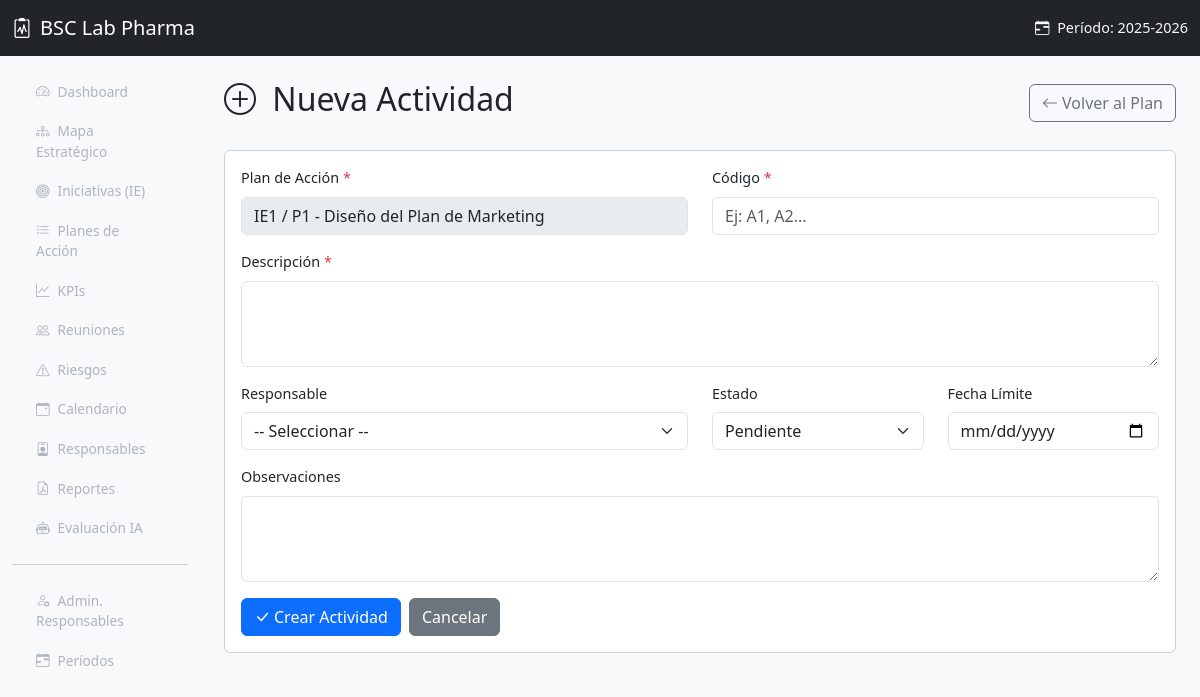
Screenshot of /index.php?page=actividades&action=crear&plan_id=1 with the database file from the repository.
### tables this page shows
CREATE TABLE periodos_estrategicos (
    id INT AUTO_INCREMENT PRIMARY KEY,
    nombre VARCHAR(100) NOT NULL,
    fecha_inicio DATE NOT NULL,
    fecha_fin DATE NOT NULL,
    activo TINYINT(1) DEFAULT 0,
    created_at TIMESTAMP DEFAULT CURRENT_TIMESTAMP
);

CREATE TABLE iniciativas_estrategicas (
    id INT AUTO_INCREMENT PRIMARY KEY,
    perspectiva_id INT NOT NULL,
    periodo_id INT DEFAULT NULL,
    codigo VARCHAR(10) NOT NULL,
    nombre VARCHAR(200) NOT NULL,
    descripcion TEXT,
    orden INT NOT NULL DEFAULT 0,
    FOREIGN KEY (perspectiva_id) REFERENCES perspectivas(id) ON DELETE CASCADE,
    FOREIGN KEY (periodo_id) REFERENCES periodos_estrategicos(id) ON DELETE SET NULL
);

CREATE TABLE planes_accion (
    id INT AUTO_INCREMENT PRIMARY KEY,
    iniciativa_id INT NOT NULL,
    periodo_id INT DEFAULT NULL,
    codigo VARCHAR(10) NOT NULL,
    nombre VARCHAR(200) NOT NULL,
    owner VARCHAR(100) DEFAULT NULL,
    fecha_inicio DATE DEFAULT NULL,
    fecha_fin DATE DEFAULT NULL,
    avance INT DEFAULT 0,
    prioridad INT DEFAULT 1,
    peso DECIMAL(5,2) DEFAULT 0,
    estado ENUM('pendiente','en_progreso','completado','cancelado') DEFAULT 'pendiente',
    created_at TIMESTAMP DEFAULT CURRENT_TIMESTAMP,
    FOREIGN KEY (iniciativa_id) REFERENCES iniciativas_estrategicas(id) ON DELETE CASCADE,
    FOREIGN KEY (periodo_id) REFERENCES periodos_estrategicos(id) ON DELETE SET NULL
);

### includes/functions.php (called while the page is built, shortened)
<?php
function sanitize($input) {
    return htmlspecialchars(trim($input), ENT_QUOTES, 'UTF-8');
}
function activeNav($page, $current) {
    return ($page === $current) ? 'active' : '';
}
function getPeriodoActivo($pdo) {
    $stmt = $pdo->query("SELECT * FROM periodos_estrategicos WHERE activo = 1 LIMIT 1");
    return $stmt->fetch();
}

### views/actividades/form.php (the view, shortened to what this page needs)
<?php
$actividad = null;
$esEdicion = ($actividad !== null);
$planAccionId = $esEdicion ? $actividad['plan_accion_id'] : (isset($_GET['plan_id']) ? (int)$_GET['plan_id'] : null);
require_once __DIR__ . '/../../models/Responsable.php';
$stmtPlanes = $pdo->query("
    SELECT pa.id, pa.codigo, pa.nombre, ie.codigo AS ie_codigo
    FROM planes_accion pa
    JOIN iniciativas_estrategicas ie ON ie.id = pa.iniciativa_id
    ORDER BY ie.codigo, pa.prioridad
");
$planes = $stmtPlanes->fetchAll();
require_once __DIR__ . '/../layout/header.php';
?>
<div class="d-flex justify-content-between align-items-center mb-4">
    <h2>
        <i class="bi bi-<?= $esEdicion ? 'pencil-square' : 'plus-circle' ?> me-2"></i>
        <?= $esEdicion ? 'Editar Actividad' : 'Nueva Actividad' ?>
    </h2>
    <?php if ($planAccionId): ?>
        <a href="<?= BASE_URL ?>index.php?page=planes&action=detalle&id=<?= $planAccionId ?>" class="btn btn-outline-secondary">
            <i class="bi bi-arrow-left me-1"></i>Volver al Plan
        </a>
    <?php else: ?>
        <a href="<?= BASE_URL ?>index.php?page=planes" class="btn btn-outline-secondary">
            <i class="bi bi-arrow-left me-1"></i>Volver
        </a>
    <?php endif; ?>
</div>
<div class="card">
    <div class="card-body">
        <form method="POST" action="<?= BASE_URL ?>index.php?page=actividades&action=guardar">
            <div class="row mb-3">
                <div class="col-md-6">
                    <label for="plan_accion_id" class="form-label">Plan de Acción <span class="text-danger">*</span></label>
                    <?php if ($planAccionId): ?>
                        <?php
                        $planNombre = '';
                        foreach ($planes as $p) {
                            if ($p['id'] == $planAccionId) {
                                $planNombre = $p['ie_codigo'] . ' / ' . $p['codigo'] . ' - ' . $p['nombre'];
                                break;
                            }
                        }
                        ?>
                        <input type="text" class="form-control" value="<?= sanitize($planNombre) ?>" disabled>
                    <?php endif; ?>
                </div>
                <div class="col-md-6">
                    <label for="codigo" class="form-label">Código <span class="text-danger">*</span></label>
                    <input type="text" class="form-control" id="codigo" name="codigo"
                           value="<?= $esEdicion ? sanitize($actividad['codigo']) : '' ?>" required
                           placeholder="Ej: A1, A2...">
                </div>
            </div>
            <div class="mb-3">
                <label for="descripcion" class="form-label">Descripción <span class="text-danger">*</span></label>
                <textarea class="form-control" id="descripcion" name="descripcion" rows="3" required><?= $esEdicion ? sanitize($actividad['descripcion']) : '' ?></textarea>
            </div>
            <div class="row mb-3">
                <div class="col-md-6">
                    <label for="responsable" class="form-label">Responsable</label>
                    <select class="form-select" id="responsable" name="responsable">
                        <option value="">-- Seleccionar --</option>
                    </select>
                </div>
                <div class="col-md-3">
                    <label for="estado" class="form-label">Estado</label>
                    <select class="form-select" id="estado" name="estado">
                        <?php
                        $estados = ['pendiente' => 'Pendiente', 'en_progreso' => 'En progreso', 'completado' => 'Completado', 'cancelado' => 'Cancelado'];
                        foreach ($estados as $val => $label):
                        ?>
                            <option value="<?= $val ?>"
                                <?= ($esEdicion && $actividad['estado'] === $val) ? 'selected' : '' ?>>
                                <?= $label ?>
                            </option>
                        <?php endforeach; ?>
                    </select>
                </div>
                <div class="col-md-3">
                    <label for="fecha_limite" class="form-label">Fecha Límite</label>
                    <input type="date" class="form-control" id="fecha_limite" name="fecha_limite"
                           value="<?= $esEdicion ? sanitize($actividad['fecha_limite'] ?? '') : '' ?>">
                </div>
            </div>
            <div class="mb-3">
                <label for="observaciones" class="form-label">Observaciones</label>
                <textarea class="form-control" id="observaciones" name="observaciones" rows="3"><?= $esEdicion ? sanitize($actividad['observaciones'] ?? '') : '' ?></textarea>
            </div>
            <div class="d-flex gap-2">
                <button type="submit" class="btn btn-primary">
                    <i class="bi bi-check-lg me-1"></i><?= $esEdicion ? 'Actualizar' : 'Crear' ?> Actividad
                </button>
                <?php if ($planAccionId): ?>
                    <a href="<?= BASE_URL ?>index.php?page=planes&action=detalle&id=<?= $planAccionId ?>" class="btn btn-secondary">Cancelar</a>
                <?php else: ?>
                    <a href="<?= BASE_URL ?>index.php?page=planes" class="btn btn-secondary">Cancelar</a>
                <?php endif; ?>
            </div>
        </form>
    </div>
</div>
<?php require_once __DIR__ . '/../layout/footer.php'; ?>

### views/layout/header.php (shortened to what this page needs)
<!DOCTYPE html>
<html lang="es">
<head>
    <link href="https://cdn.jsdelivr.net/npm/bootstrap@5.3.3/dist/css/bootstrap.min.css" rel="stylesheet">
    <link href="https://cdn.jsdelivr.net/npm/bootstrap-icons@1.11.3/font/bootstrap-icons.min.css" rel="stylesheet">
    <link href="<?= BASE_URL ?>assets/css/style.css" rel="stylesheet">
</head>
<body>
    <nav class="navbar navbar-dark bg-dark fixed-top">
        <div class="container-fluid">
            <a class="navbar-brand d-flex align-items-center" href="<?= BASE_URL ?>">
                <i class="bi bi-clipboard2-pulse me-2"></i>
                BSC Lab Pharma
            </a>
            <?php if ($periodoActivo): ?>
                <span class="navbar-text text-light">
                    <i class="bi bi-calendar-range me-1"></i>
                    Período: <?= sanitize($periodoActivo['nombre']) ?>
                </span>
            <?php endif; ?>
        </div>
    </nav>
    <div class="container-fluid">
        <div class="row">
            <nav id="sidebar" class="col-md-2 d-md-block sidebar offcanvas-md offcanvas-start">
                <div class="offcanvas-body position-sticky pt-3">
                    <ul class="nav flex-column">
                        <li class="nav-item">
                            <a class="nav-link <?= activeNav('dashboard', $page) ?>" href="<?= BASE_URL ?>index.php?page=dashboard">
                                <i class="bi bi-speedometer2 me-2"></i>Dashboard
                            </a>
                        </li>
                        <li class="nav-item">
                            <a class="nav-link <?= activeNav('mapa', $page) ?>" href="<?= BASE_URL ?>index.php?page=mapa">
                                <i class="bi bi-diagram-3 me-2"></i>Mapa Estratégico
                            </a>
                        </li>
                        <li class="nav-item">
                            <a class="nav-link <?= activeNav('iniciativas', $page) ?>" href="<?= BASE_URL ?>index.php?page=iniciativas">
                                <i class="bi bi-bullseye me-2"></i>Iniciativas (IE)
                            </a>
                        </li>
                        <li class="nav-item">
                            <a class="nav-link <?= activeNav('planes', $page) ?>" href="<?= BASE_URL ?>index.php?page=planes">
                                <i class="bi bi-list-check me-2"></i>Planes de Acción
                            </a>
                        </li>
                        <li class="nav-item">
                            <a class="nav-link <?= activeNav('kpis', $page) ?>" href="<?= BASE_URL ?>index.php?page=kpis">
                                <i class="bi bi-graph-up me-2"></i>KPIs
                            </a>
                        </li>
                        <li class="nav-item">
                            <a class="nav-link <?= activeNav('reuniones', $page) ?>" href="<?= BASE_URL ?>index.php?page=reuniones">
                                <i class="bi bi-people me-2"></i>Reuniones
                            </a>
                        </li>
                        <li class="nav-item">
                            <a class="nav-link <?= activeNav('riesgos', $page) ?>" href="<?= BASE_URL ?>index.php?page=riesgos">
                                <i class="bi bi-exclamation-triangle me-2"></i>Riesgos
                            </a>
                        </li>
                        <li class="nav-item">
                            <a class="nav-link <?= activeNav('calendario', $page) ?>" href="<?= BASE_URL ?>index.php?page=calendario">
                                <i class="bi bi-calendar-event me-2"></i>Calendario
                            </a>
                        </li>
                        <li class="nav-item">
                            <a class="nav-link <?= activeNav('responsables', $page) ?>" href="<?= BASE_URL ?>index.php?page=responsables">
                                <i class="bi bi-person-badge me-2"></i>Responsables
                            </a>
                        </li>
                        <li class="nav-item">
                            <a class="nav-link <?= activeNav('reportes', $page) ?>" href="<?= BASE_URL ?>index.php?page=reportes">
                                <i class="bi bi-file-earmark-pdf me-2"></i>Reportes
                            </a>
                        </li>
                        <li class="nav-item">
                            <a class="nav-link <?= activeNav('evaluacion', $page) ?>" href="<?= BASE_URL ?>index.php?page=evaluacion">
                                <i class="bi bi-robot me-2"></i>Evaluación IA
                            </a>
                        </li>
                        <hr class="text-muted">
                        <li class="nav-item">
                            <a class="nav-link <?= activeNav('admin_responsables', $page) ?>" href="<?= BASE_URL ?>index.php?page=admin_responsables">
                                <i class="bi bi-person-gear me-2"></i>Admin. Responsables
                            </a>
                        </li>
                        <li class="nav-item">
                            <a class="nav-link <?= activeNav('periodos', $page) ?>" href="<?= BASE_URL ?>index.php?page=periodos">
                                <i class="bi bi-calendar-range me-2"></i>Períodos
                            </a>
                        </li>
                    </ul>
                </div>
            </nav>
            <main class="col-md-10 ms-sm-auto px-md-4 main-content">

### assets/css/style.css (style rules this page uses)
body { font-size: 0.9rem; background-color: #f8f9fa; }
.main-content { margin-top: 56px; padding-top: 1.5rem; padding-bottom: 2rem; }
.sidebar { background-color: #212529; min-height: calc(100vh - 56px); margin-top: 56px; padding-top: 0; }
.sidebar .nav-link { color: #adb5bd; padding: 0.5rem 1rem; border-radius: 0.25rem; margin: 0.1rem 0.5rem; font-size: 0.85rem; }
.sidebar .nav-link i { width: 20px; text-align: center; }

### rows the page displays
periodos_estrategicos: nombre "2025-2026"
iniciativas_estrategicas: codigo.nombre "IE1 / P1 - Diseño del Plan de Marketing"

### other values shown
form field estado "Pendiente"
